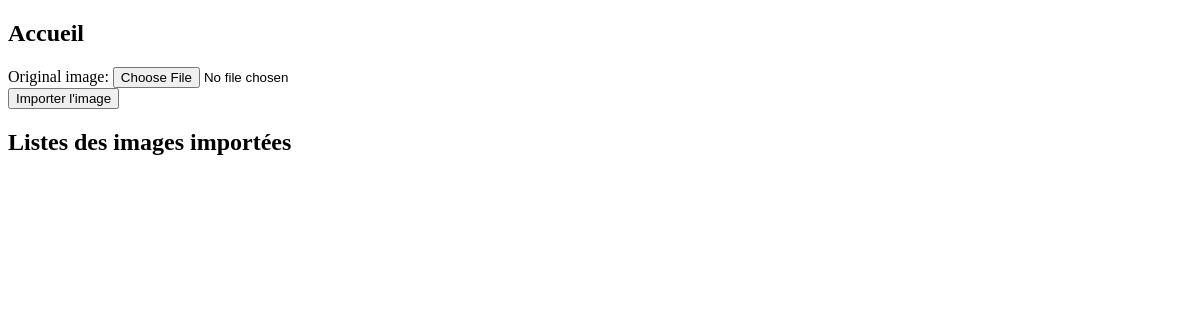
The app's page /, older data.
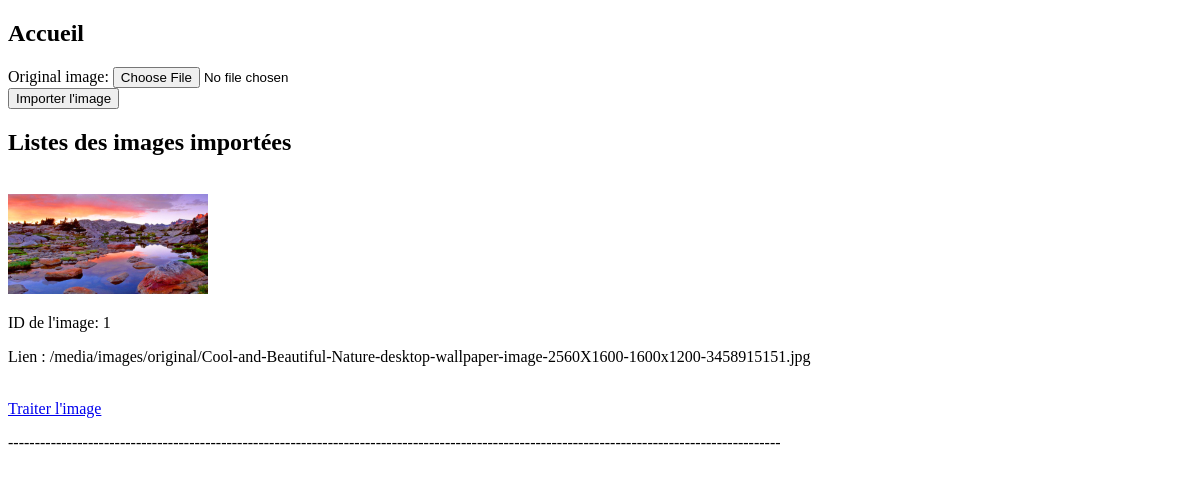
The same page, newer data.
### mm_hp/models.py (models this page shows)
class ImageModel(models.Model):
    original_image = models.ImageField(upload_to='original/')  # Mettez 'original/' au lieu de 'images/original/'
    black_and_white_image = models.ImageField(upload_to='blackAndWhite/', blank=True, null=True)
    resized_image = models.ImageField(upload_to='resize/', blank=True, null=True)
    grayscale_image = models.ImageField(upload_to='grayscale/', blank=True, null=True)

### mm_hp/views.py (the view)
# urls.py: path('', home, name='home'),
def home(request):
    if request.method == 'POST':
        form = ImageForm(request.POST, request.FILES)
        if form.is_valid():
            instance = form.save()
            return redirect('process_image', image_id=instance.id)
    else:
        form = ImageForm()
    images = ImageModel.objects.all().order_by('-id')  # L'ordre décroissant des ID garantit que les dernières images sont affichées en premier
    return render(request, 'home.html', {'form': form, 'images': images})

### mm_hp/forms.py
class ImageForm(forms.ModelForm):
    class Meta:
        model = ImageModel
        fields = ['original_image']

### mm_hp/templates/home.html (shortened to what this page needs)
<!DOCTYPE html>
<html>
  <head>
  </head>
  <body>
    <h2>Accueil</h2>
    <form method="post" enctype="multipart/form-data">
      {% csrf_token %} {{ form }}
      <button type="submit">Importer l'image</button>
    </form>
    <h2>Listes des images importées</h2>
    {% for image in images %}
    <div>
      <br />
      <img
        src="{{ image.original_image.url }}"
        alt="Original Image"
        width="200"
        height="100"
      />
      <br />
      <p>ID de l'image: {{ image.id }}</p>
      <p>Lien : {{ image.original_image.url }}</p>
      <br />
      <a href="{% url 'process_image' image_id=image.id %}">Traiter l'image</a>
      <br />
      <p>
        -------------------------------------------------------------------------------------------------------------------------------------------------
      </p>
    </div>
    {% endfor %}
  </body>
</html>

Row changes from the older to the newer data that the page shows:
added ImageModel: original_image (picture), id "1", original_image "/media/images/original/Cool-and-Beautiful-Nature-desktop-wallpaper-image-2560X1600-1600x1200-3458915151.jpg"
